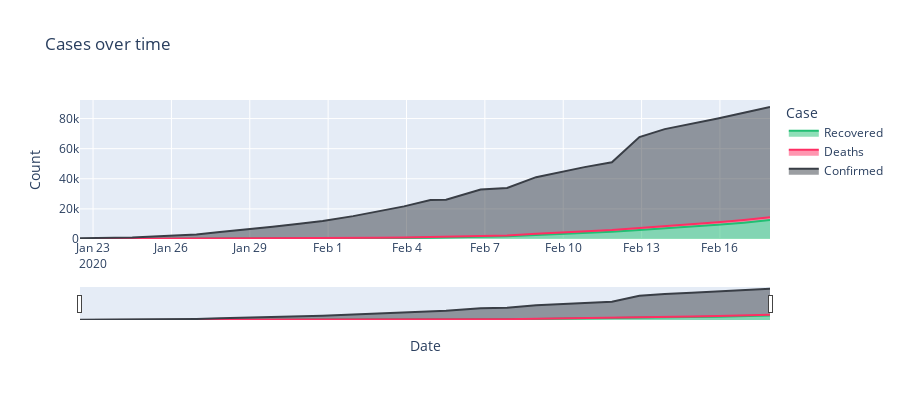

The notebook cell this image was saved under:
### Code cell
temp = data.groupby('Date')['Recovered', 'Deaths', 'Confirmed'].sum().reset_index()
temp = temp.melt(id_vars="Date", value_vars=['Recovered', 'Deaths', 'Confirmed'],
                 var_name='Case', value_name='Count')
temp.head()

fig = px.area(temp, x="Date", y="Count", color='Case', height=400,
             title='Cases over time', color_discrete_sequence = [rec, dth, cnf])
fig.update_layout(xaxis_rangeslider_visible=True)
fig.show()



#fig = dict(data=data, layout=layout)


#plot(fig)

### Figure 1 — Plotly figure (JSON) as saved in the notebook; plotly's stock layout.template omitted (floating-point values rounded to 4 significant figures)
{"data": [{"hovertemplate": "Case=Recovered<br>Date=%{x}<br>Count=%{y}<extra></extra>", "legendgroup": "Recovered", "line": {"color": "#21bf73"}, "mode": "lines", "name": "Recovered", "orientation": "v", "showlegend": true, "stackgroup": "1", "type": "scatter", "x": ["2020-01-22T12:00:00", "2020-01-23T12:00:00", "2020-01-24T12:00:00", "2020-01-25T22:00:00", "2020-01-26T23:00:00", "2020-01-27T20:30:00", "2020-01-28T23:00:00", "2020-01-29T21:00:00", "2020-01-30T21:30:00", "2020-01-31T19:00:00", "2020-02-01T23:00:00", "2020-02-02T21:00:00", "2020-02-03T21:40:00", "2020-02-04T22:00:00", "2020-02-05T12:20:00", "2020-02-06T20:05:00", "2020-02-07T20:24:00", "2020-02-08T23:04:00", "2020-02-09T23:20:00", "2020-02-10T19:30:00", "2020-02-11T20:44:00", "2020-02-12T22:00:00", "2020-02-13T21:15:00", "2020-02-14T22:00:00", "2020-02-15T22:00:00", "2020-02-16T22:00:00", "2020-02-17T22:00:00"], "xaxis": "x", "y": [0, 30, 36, 49, 54, 63, 110, 133, 187, 252, 340, 487, 644, 899, 1029, 1487, 1763, 2701, 3312, 3950, 4781, 5986, 7064, 8058, 9395, 10865, 12583], "yaxis": "y"}, {"hovertemplate": "Case=Deaths<br>Date=%{x}<br>Count=%{y}<extra></extra>", "legendgroup": "Deaths", "line": {"color": "#ff2e63"}, "mode": "lines", "name": "Deaths", "orientation": "v", "showlegend": true, "stackgroup": "1", "type": "scatter", "x": ["2020-01-22T12:00:00", "2020-01-23T12:00:00", "2020-01-24T12:00:00", "2020-01-25T22:00:00", "2020-01-26T23:00:00", "2020-01-27T20:30:00", "2020-01-28T23:00:00", "2020-01-29T21:00:00", "2020-01-30T21:30:00", "2020-01-31T19:00:00", "2020-02-01T23:00:00", "2020-02-02T21:00:00", "2020-02-03T21:40:00", "2020-02-04T22:00:00", "2020-02-05T12:20:00", "2020-02-06T20:05:00", "2020-02-07T20:24:00", "2020-02-08T23:04:00", "2020-02-09T23:20:00", "2020-02-10T19:30:00", "2020-02-11T20:44:00", "2020-02-12T22:00:00", "2020-02-13T21:15:00", "2020-02-14T22:00:00", "2020-02-15T22:00:00", "2020-02-16T22:00:00", "2020-02-17T22:00:00"], "xaxis": "x", "y": [0, 18, 26, 56, 80, 107, 132, 170, 213, 259, 305, 362, 426, 492, 494, 634, 638, 813, 910, 1013, 1115, 1368, 1491, 1523, 1666, 1770, 1868], "yaxis": "y"}, {"hovertemplate": "Case=Confirmed<br>Date=%{x}<br>Count=%{y}<extra></extra>", "legendgroup": "Confirmed", "line": {"color": "#393e46"}, "mode": "lines", "name": "Confirmed", "orientation": "v", "showlegend": true, "stackgroup": "1", "type": "scatter", "x": ["2020-01-22T12:00:00", "2020-01-23T12:00:00", "2020-01-24T12:00:00", "2020-01-25T22:00:00", "2020-01-26T23:00:00", "2020-01-27T20:30:00", "2020-01-28T23:00:00", "2020-01-29T21:00:00", "2020-01-30T21:30:00", "2020-01-31T19:00:00", "2020-02-01T23:00:00", "2020-02-02T21:00:00", "2020-02-03T21:40:00", "2020-02-04T22:00:00", "2020-02-05T12:20:00", "2020-02-06T20:05:00", "2020-02-07T20:24:00", "2020-02-08T23:04:00", "2020-02-09T23:20:00", "2020-02-10T19:30:00", "2020-02-11T20:44:00", "2020-02-12T22:00:00", "2020-02-13T21:15:00", "2020-02-14T22:00:00", "2020-02-15T22:00:00", "2020-02-16T22:00:00", "2020-02-17T22:00:00"], "xaxis": "x", "y": [555, 653, 941, 2019, 2794, 4473, 6057, 7783, 9776, 11374, 14549, 17295, 20588, 24503, 24630, 30806, 31532, 37549, 40536, 42767, 45117, 60328, 64422, 66887, 69032, 71226, 73260], "yaxis": "y"}], "layout": {"height": 400, "legend": {"title": {"text": "Case"}, "tracegroupgap": 0}, "title": {"text": "Cases over time"}, "xaxis": {"anchor": "y", "domain": [0, 1], "rangeslider": {"visible": true}, "title": {"text": "Date"}}, "yaxis": {"anchor": "x", "domain": [0, 1], "title": {"text": "Count"}}}}
